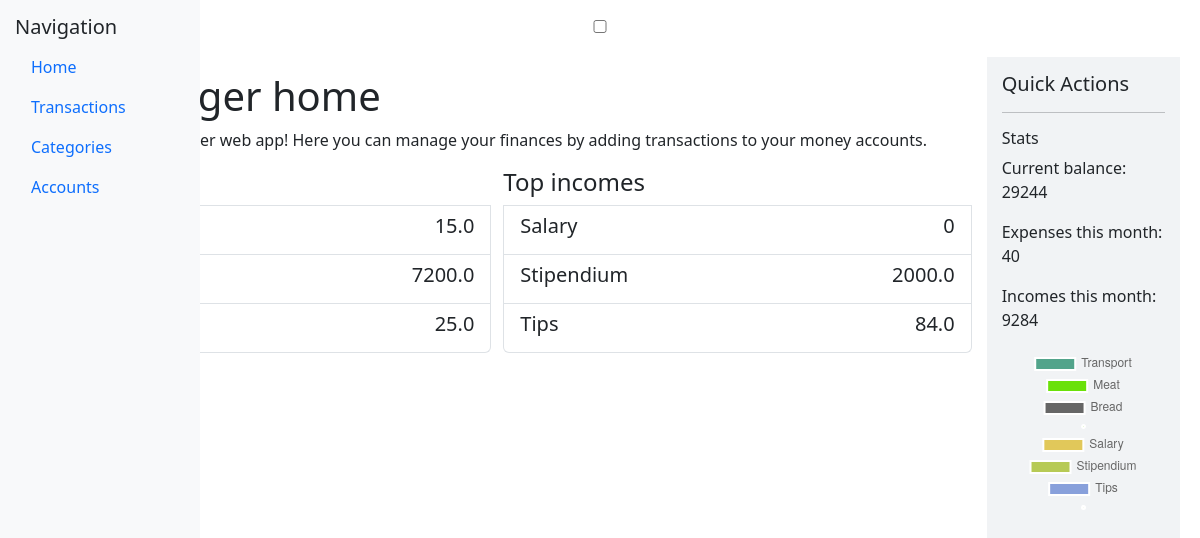
The page / on the database its author committed.
### finmanager/models.py (models this page shows)
class Category(models.Model):
    title = models.CharField(max_length=100, unique=True)
    isExpense = models.BooleanField(default=True)

### finmanager/views.py (the view)
# urls.py: path("", views.index, name="index"),
def index(request):
		expDescending = {}
		incDescending = {}
		for cat in Category.objects.all():
				catTransactions = Transaction.objects.filter(category=cat.pk)
				if catTransactions.exists():
						catSum = float(catTransactions.aggregate(Sum('tsum'))['tsum__sum'])
				else:
						catSum = 0
				if cat.isExpense:
						expDescending[cat.title]= catSum
				else:
						incDescending[cat.title]= catSum
		context = {
				'expensesDescending': expDescending,
				'incomesDescending': incDescending,
		}
		return render(request, "finmanager/index.html", context)

### finmanager/context_processors.py (called while the page is built)
def countExpInc(request):
  allExpenses = Transaction.objects.filter(isExpense=True)
  allIncomes = Transaction.objects.filter(isExpense=False)
  totalExp = allExpenses.aggregate(Sum('tsum'))['tsum__sum'] if allExpenses.exists() else 0
  totalInc = allIncomes.aggregate(Sum('tsum'))['tsum__sum'] if allIncomes.exists() else 0
  return {'totalExp': totalExp, 'totalInc': totalInc}

def calculateBalance(request):
  for acc in Account.objects.all():
    incomes = Transaction.objects.filter(account=acc.pk, isExpense=False)
    expenses = Transaction.objects.filter(account=acc.pk, isExpense=True)
    acc.balance = acc.startBalance
    if incomes.exists():
      acc.balance += Decimal(incomes.aggregate(Sum('tsum'))['tsum__sum'])
    if expenses.exists():
      acc.balance -= Decimal(expenses.aggregate(Sum('tsum'))['tsum__sum'])
    acc.save()
  allMoney = 0
  if Account.objects.all().exists():
    allMoney = Account.objects.all().aggregate(Sum('balance'))['balance__sum']
  return {'allMoney': allMoney}

### finmanager/templates/finmanager/index.html (shortened to what this page needs)
{% extends "finmanager/master.html" %}
{% block content %}
  <h1>Finmanager home</h1>
  <p>Welcome to finmanager web app! Here you can manage your finances by adding transactions to your money accounts.</p>
  <div class="row">
    <div class="col-sm list-group">
      <h4 class="col-sm ">Top expenses</h4>
      {% for cat, amount in expensesDescending.items %}
        <li class="list-group-item">
          <h5 style="float:left;width:50%;">{{cat}}</h5>
          <h5 style="float:right;width:50%;text-align: right;">{{amount}}</h5>
        </li>
      {%endfor%}
    </div>
    <div class="col-sm list-group">
      <h4 class="col-sm ">Top incomes</h4>
      {% for cat, amount in incomesDescending.items %}
        <li class="list-group-item">
          <h5 style="float:left;width:50%;">{{cat}}</h5>
          <h5 style="float:right;width:50%;text-align: right;">{{amount}}</h5>
        </li>
      {%endfor%}
    </div>
  </div>
{%endblock%}

### finmanager/templates/finmanager/master.html (style rules this page uses)
body { padding: 20px; }

### rows shown on the page
Category: incomesDescending "Salary"
Category: incomesDescending "Stipendium"
Category: incomesDescending "Tips"

### other values the page prints
{{ amount }} "15.0" "7200.0" "25.0"
{{ amount }} "0" "2000.0" "84.0"
{{ allMoney|floatformat:"-2" }} "29244"
{{ totalExp|floatformat:"-2" }} "40"
{{ totalInc|floatformat:"-2" }} "9284"
